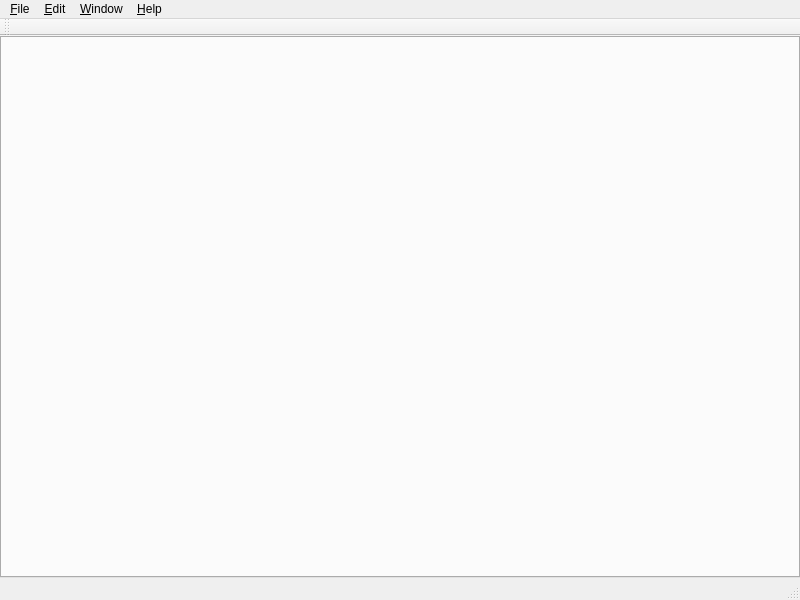
<?xml version="1.0" encoding="UTF-8"?>
<ui version="4.0">
 <class>ContrivanceWindow</class>
 <widget class="QMainWindow" name="ContrivanceWindow">
  <property name="geometry">
   <rect>
    <x>0</x>
    <y>0</y>
    <width>800</width>
    <height>600</height>
   </rect>
  </property>
  <property name="sizePolicy">
   <sizepolicy hsizetype="Expanding" vsizetype="Expanding">
    <horstretch>0</horstretch>
    <verstretch>0</verstretch>
   </sizepolicy>
  </property>
  <property name="windowTitle">
   <string notr="true">Contrivance</string>
  </property>
  <property name="toolButtonStyle">
   <enum>Qt::ToolButtonIconOnly</enum>
  </property>
  <property name="documentMode">
   <bool>true</bool>
  </property>
  <property name="dockNestingEnabled">
   <bool>true</bool>
  </property>
  <property name="dockOptions">
   <set>QMainWindow::AllowNestedDocks|QMainWindow::AllowTabbedDocks|QMainWindow::AnimatedDocks|QMainWindow::GroupedDragging|QMainWindow::VerticalTabs</set>
  </property>
  <widget class="QWidget" name="centralWidget">
   <property name="sizePolicy">
    <sizepolicy hsizetype="Expanding" vsizetype="Expanding">
     <horstretch>0</horstretch>
     <verstretch>0</verstretch>
    </sizepolicy>
   </property>
   <layout class="QVBoxLayout" name="verticalLayout">
    <property name="spacing">
     <number>6</number>
    </property>
    <property name="leftMargin">
     <number>0</number>
    </property>
    <property name="topMargin">
     <number>0</number>
    </property>
    <property name="rightMargin">
     <number>0</number>
    </property>
    <property name="bottomMargin">
     <number>0</number>
    </property>
    <item>
     <widget class="QTabWidget" name="tabWidget">
      <property name="sizePolicy">
       <sizepolicy hsizetype="Expanding" vsizetype="Expanding">
        <horstretch>0</horstretch>
        <verstretch>0</verstretch>
       </sizepolicy>
      </property>
      <property name="currentIndex">
       <number>-1</number>
      </property>
      <property name="elideMode">
       <enum>Qt::ElideNone</enum>
      </property>
      <property name="documentMode">
       <bool>false</bool>
      </property>
      <property name="tabsClosable">
       <bool>true</bool>
      </property>
      <property name="movable">
       <bool>true</bool>
      </property>
      <property name="tabBarAutoHide">
       <bool>true</bool>
      </property>
     </widget>
    </item>
   </layout>
  </widget>
  <widget class="QMenuBar" name="menuBar">
   <property name="geometry">
    <rect>
     <x>0</x>
     <y>0</y>
     <width>800</width>
     <height>20</height>
    </rect>
   </property>
   <widget class="QMenu" name="menu_File">
    <property name="title">
     <string>&amp;File</string>
    </property>
    <addaction name="action_New"/>
    <addaction name="action_Open"/>
    <addaction name="actionE_xit"/>
   </widget>
   <widget class="QMenu" name="menu_Help">
    <property name="title">
     <string>&amp;Help</string>
    </property>
    <addaction name="actionAbout_Qt"/>
   </widget>
   <widget class="QMenu" name="menu_Edit">
    <property name="title">
     <string>&amp;Edit</string>
    </property>
    <addaction name="action_Shortcut_Editor"/>
   </widget>
   <widget class="QMenu" name="menu_Window">
    <property name="title">
     <string>&amp;Window</string>
    </property>
    <widget class="QMenu" name="menuSpawned_Windows">
     <property name="title">
      <string>Spawned &amp;Windows</string>
     </property>
    </widget>
    <addaction name="menuSpawned_Windows"/>
    <addaction name="separator"/>
   </widget>
   <addaction name="menu_File"/>
   <addaction name="menu_Edit"/>
   <addaction name="menu_Window"/>
   <addaction name="menu_Help"/>
  </widget>
  <widget class="QStatusBar" name="statusBar"/>
  <widget class="QToolBar" name="mainToolBar">
   <property name="windowTitle">
    <string>toolBar</string>
   </property>
   <property name="movable">
    <bool>true</bool>
   </property>
   <property name="allowedAreas">
    <set>Qt::AllToolBarAreas</set>
   </property>
   <property name="floatable">
    <bool>true</bool>
   </property>
   <attribute name="toolBarArea">
    <enum>TopToolBarArea</enum>
   </attribute>
   <attribute name="toolBarBreak">
    <bool>false</bool>
   </attribute>
  </widget>
  <action name="actionE_xit">
   <property name="text">
    <string>E&amp;xit</string>
   </property>
  </action>
  <action name="actionAbout_Qt">
   <property name="text">
    <string>About &amp;Qt</string>
   </property>
  </action>
  <action name="action_Shortcut_Editor">
   <property name="text">
    <string>&amp;Shortcut Editor</string>
   </property>
  </action>
  <action name="action_New">
   <property name="text">
    <string>&amp;New</string>
   </property>
  </action>
  <action name="action_Open">
   <property name="text">
    <string>&amp;Open</string>
   </property>
  </action>
  <action name="actionAsf">
   <property name="text">
    <string>asf</string>
   </property>
  </action>
 </widget>
 <layoutdefault spacing="6" margin="11"/>
 <resources/>
 <connections/>
</ui>
